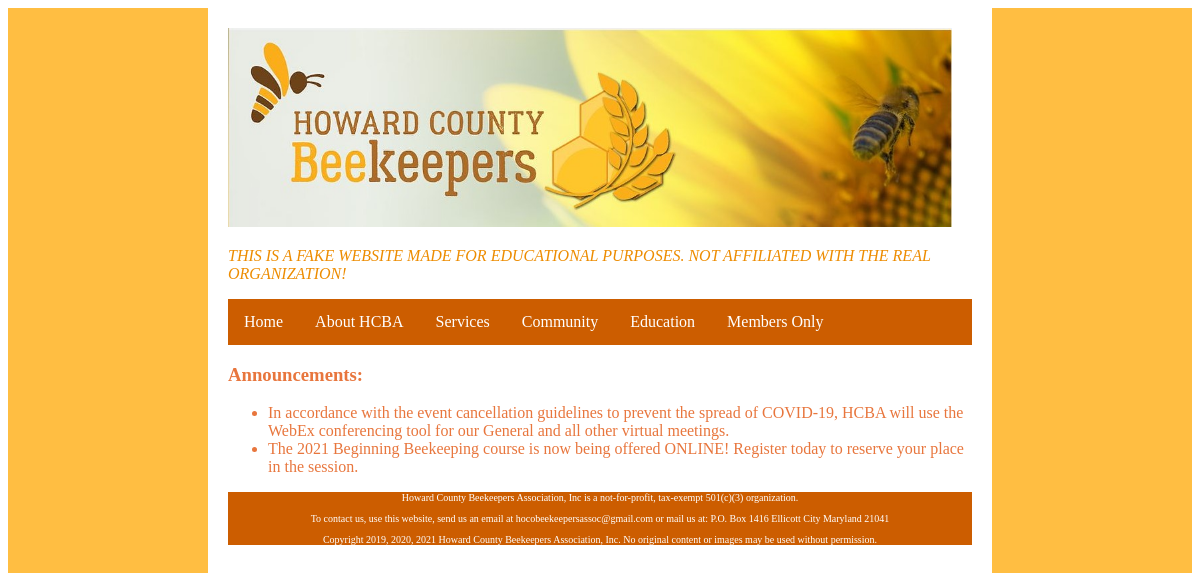
The page / on the database its author committed.
### pages/models.py (models this page shows, shortened)
class Announcement(models.Model):
    announcement= models.TextField(blank = True)
    is_published= models.BooleanField(default= True)
    date= models.DateTimeField(default=datetime.now, blank=True)

### pages/views.py (the view)
# urls.py: path('', views.index, name='index'),
def index(request):
    announcements = Announcement.objects.order_by('-date').filter(is_published=True)
    context= {
        'announcements': announcements
    }
    return render(request, 'pages/index.html' , context)

### templates/pages/index.html
{% extends 'base.html' %}
{% load static %}
{% block content %}
<h3>Announcements:</h3>
<ul>
  {% for a in announcements %}
    {% if a.is_published %}
    <li>{{ a.announcement }}</li>
    {% endif %}
  {% endfor %}
</ul>
{% endblock %}

### hcba/static/css/master.css (style rules this page uses)
body { background-color:white; border-right: 200px solid #ffbe42; border-left: 200px solid #ffbe42; color: #e8763d; padding: 20px }
h3 { color:#e8763d; font: sans-serif; }

### rows shown on the page
Announcement: announcement "In accordance with the event cancellation guidelines to prevent the spread of COVID-19, HCBA will use the WebEx conferencing tool for our General and all other virtual meetings."
Announcement: announcement "The 2021 Beginning Beekeeping course is now being offered ONLINE! Register today to reserve your place in the session."
